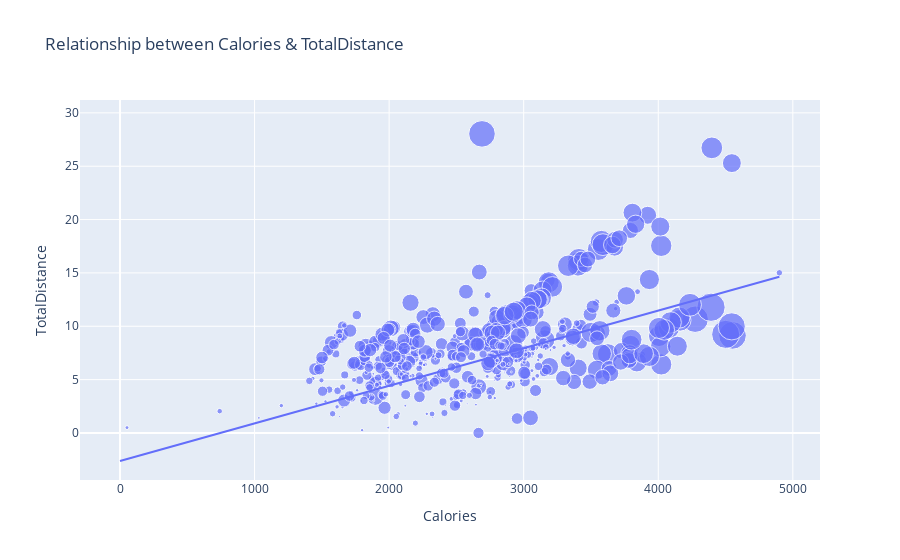

Here is the notebook cell this chart was saved with:
### Code cell
figure = px.scatter(data_frame = data, x='Calories', y='TotalDistance',
                   size='VeryActiveMinutes', trendline='ols', 
                   title='Relationship between Calories & TotalDistance')
figure.show()

### Figure 1 — Plotly figure (JSON) as saved in the notebook; plotly's stock layout.template omitted (floating-point values rounded to 4 significant figures; data arrays with more than 128 entries replaced by an {"elided": "..."} marker saying what was removed)
{"data": [{"hovertemplate": "Calories=%{x}<br>TotalDistance=%{y}<br>VeryActiveMinutes=%{marker.size}<extra></extra>", "legendgroup": "", "marker": {"color": "#636efa", "size": {"elided": "940 int values"}, "sizemode": "area", "sizeref": 0.525, "symbol": "circle"}, "mode": "markers", "name": "", "orientation": "v", "showlegend": false, "type": "scatter", "x": {"elided": "940 int values"}, "xaxis": "x", "y": {"elided": "940 float values"}, "yaxis": "y"}, {"hovertemplate": "<b>OLS trendline</b><br>TotalDistance = 0.00352456 * Calories + -2.6295<br>R<sup>2</sup>=0.415976<br><br>Calories=%{x}<br>TotalDistance=%{y} <b>(trend)</b><extra></extra>", "legendgroup": "", "marker": {"color": "#636efa", "symbol": "circle"}, "mode": "lines", "name": "", "showlegend": false, "type": "scatter", "x": {"elided": "940 int values"}, "xaxis": "x", "y": {"elided": "940 float values"}, "yaxis": "y"}], "layout": {"legend": {"itemsizing": "constant", "tracegroupgap": 0}, "title": {"text": "Relationship between Calories & TotalDistance"}, "xaxis": {"anchor": "y", "domain": [0, 1], "title": {"text": "Calories"}}, "yaxis": {"anchor": "x", "domain": [0, 1], "title": {"text": "TotalDistance"}}}}
